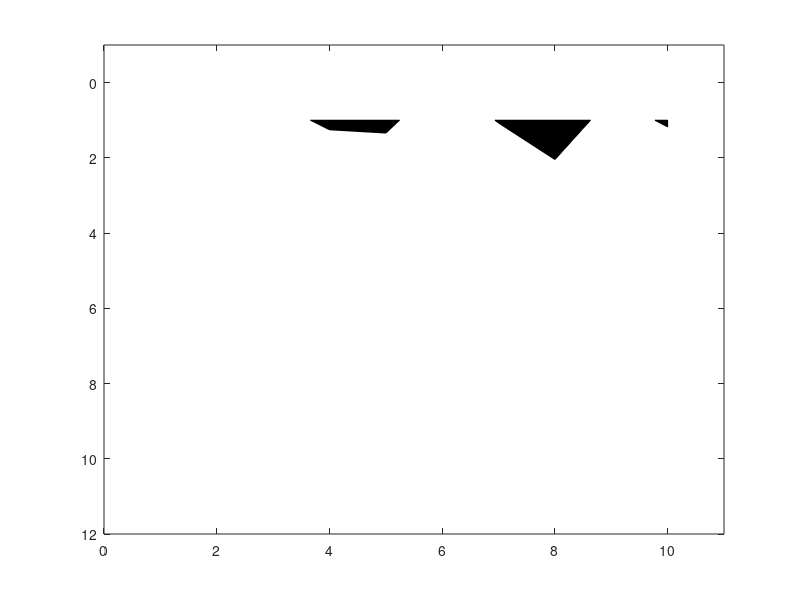

MATLAB code for this plot: (Note: this script raises an error after producing the figure.)
function wig (Data,scal,x,t,amx)
%WIGB    WIGB(Data,scal,x,t,amx) to plot seismic data in wiggle format.
%  'Data' is input matrix data(t,x)
%	 x and t are vectors with offset and time.
%	 If only 'Data' is enter, 'scal,x,t,amn,amx' are decided automatically; 
%	 otherwise, 'scal' is a scalar; 'x, t' are vectors for annotation in 
%	offset and time, amx are the amplitude range.


if nargin == 0, nx=10;nz=10; Data = rand(nz,nx)-0.5; end;

[nz,nx]=size(Data);

trmx= max(abs(Data));
if (nargin <= 4); amx=mean(trmx);  end;
if (nargin <= 2); x=[1:nx]; t=[1:nz]; end;
if (nargin <= 1); scal =1; end;

if nx <= 1; disp(' ERR:PlotWig: nx has to be more than 1');return;end;

 % take the average as dx
	dx1 = abs(x(2:nx)-x(1:nx-1));
 	dx = median(dx1);

 dz=t(2)-t(1);
 xmx=max(max(Data)); xmn=min(min(Data)); 

 if scal == 0; scal=1; end;
 Data = Data * dx /amx; 
 Data = Data * scal;

 %fprintf(' PlotWig: data range [%f, %f], plotted max %f \n',xmn,xmx,amx);
 
% set display range 
x1=min(x)-2.0*dx; x2=max(x)+2.0*dx;
z1=min(t)-dz; z2=max(t)+dz;
 
set(gca,'NextPlot','add','Box','on', ...
  'XLim', [z1 z2], ...
  'YDir','reverse', ...
  'YLim',[x1 x2]);
 

	fillcolor = [0 0 0];
	linecolor = [0 0 0];
	linewidth = 0.1;

	t=t'; 	% input as row vector
	zstart=t(1);
   zend  =t(nz);
   
for i=1:nx,
   
  if trmx(i) ~= 0;    % skip the zero traces
	tr=Data(:,i); 	% --- one scale for all section
  	s = sign(tr) ;
  	i1= find( s(1:nz-1) ~= s(2:nz) );	% zero crossing points
	npos = length(i1);


	%12/7/97 
	zadd = i1 + tr(i1) ./ (tr(i1) - tr(i1+1)); %locations with 0 amplitudes
	aadd = zeros(size(zadd));

	[zpos,vpos] = find(tr >0);
	[zz,iz] = sort([zpos; zadd]); 	% indices of zero point plus positives
	aa = [tr(zpos); aadd];
	aa = aa(iz);

	% be careful at the ends
		if tr(1)>0, 	a0=0; z0=1.00;
		else, 		a0=0; z0=zadd(1);
		end;
		if tr(nz)>0, 	a1=0; z1=nz; 
		else, 		a1=0; z1=max(zadd);
		end;
			
	zz = [z0; zz; z1; z0];
 	aa = [a0; aa; a1; a0];
		

	zzz = zstart + zz*dz -dz;
   
   patch(zzz, aa+x(i), fillcolor);

	line( 'Color',[1 1 1],'EraseMode','background',  ...
         'Xdata', [zstart zend], 'Ydata',x(i)+[0 0]); % remove zero line

      
%'LineWidth',linewidth, ...
%12/7/97 'Xdata', x(i)+[0 0], 'Ydata',[z0 z1]*dz);	% remove zero line

	line( 'Color',linecolor,'EraseMode','background',  ...
	 'LineWidth',linewidth, ...
	 'Xdata',t , 'Ydata',tr+x(i));	% negatives line

   else % zeros trace
	line( 'Color',linecolor,'EraseMode','background',  ...
	 'LineWidth',linewidth, ...
         'Xdata',[zstart zend] , 'Ydata',[x(i) x(i)]);
   end;
end;





